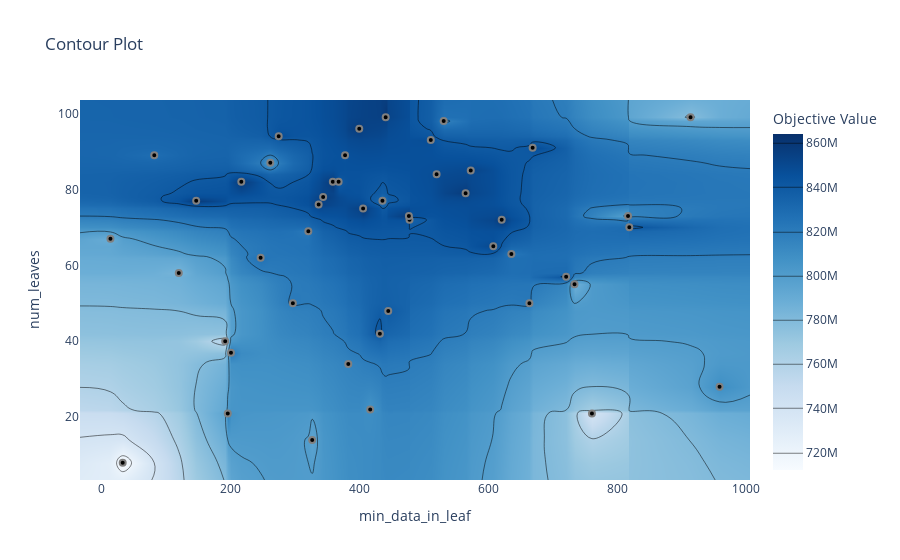

This figure's notebook cell:
### Code cell
plot_contour(study, params=['num_leaves','min_data_in_leaf'] )

### Figure 1 — Plotly figure (JSON) as saved in the notebook; plotly's stock layout.template omitted (floating-point values rounded to 4 significant figures; data arrays with more than 128 entries replaced by an {"elided": "..."} marker saying what was removed)
{"data": [{"colorbar": {"title": {"text": "Objective Value"}}, "colorscale": [[0, "rgb(247,251,255)"], [0.125, "rgb(222,235,247)"], [0.25, "rgb(198,219,239)"], [0.375, "rgb(158,202,225)"], [0.5, "rgb(107,174,214)"], [0.625, "rgb(66,146,198)"], [0.75, "rgb(33,113,181)"], [0.875, "rgb(8,81,156)"], [1, "rgb(8,48,107)"]], "connectgaps": true, "contours": {"coloring": "heatmap"}, "hoverinfo": "none", "line": {"smoothing": 1.3}, "reversescale": false, "type": "contour", "x": [-33.25, 14, 33, 82, 120, 147, 192, 196, 201, 217, 247, 262, 275, 297, 321, 327, 337, 344, 359, 368, 378, 383, 400, 406, 417, 432, 436, 441, 445, 477, 478, 511, 520, 531, 565, 573, 608, 621, 636, 664, 669, 721, 734, 761, 817, 819, 914, 959, 1006.0], "y": [3.45, 8, 14, 21, 22, 28, 34, 37, 40, 42, 48, 50, 55, 57, 58, 62, 63, 65, 67, 69, 70, 72, 73, 75, 76, 77, 78, 79, 82, 84, 85, 87, 89, 91, 93, 94, 96, 98, 99, 103.5], "z": {"elided": "40x49 int values"}}, {"marker": {"color": "black", "line": {"color": "Gray", "width": 2}}, "mode": "markers", "name": "Feasible Trial", "showlegend": false, "type": "scatter", "x": [201, 196, 959, 33, 817, 734, 761, 664, 120, 417, 511, 531, 520, 441, 359, 337, 321, 262, 621, 636, 914, 406, 432, 608, 436, 573, 669, 445, 819, 247, 147, 344, 275, 378, 478, 565, 192, 14, 721, 297, 383, 368, 477, 400, 217, 82, 327], "y": [37, 21, 28, 8, 73, 55, 21, 50, 58, 22, 93, 98, 84, 99, 82, 76, 69, 87, 72, 63, 99, 75, 42, 65, 77, 85, 91, 48, 70, 62, 77, 78, 94, 89, 72, 79, 40, 67, 57, 50, 34, 82, 73, 96, 82, 89, 14]}, {"marker": {"color": "#cccccc", "line": {"color": "Gray", "width": 2}}, "mode": "markers", "name": "Infeasible Trial", "showlegend": false, "type": "scatter", "x": [], "y": []}], "layout": {"title": {"text": "Contour Plot"}, "xaxis": {"range": [-33.25, 1006.0], "title": {"text": "min_data_in_leaf"}}, "yaxis": {"range": [3.45, 103.5], "title": {"text": "num_leaves"}}}}
